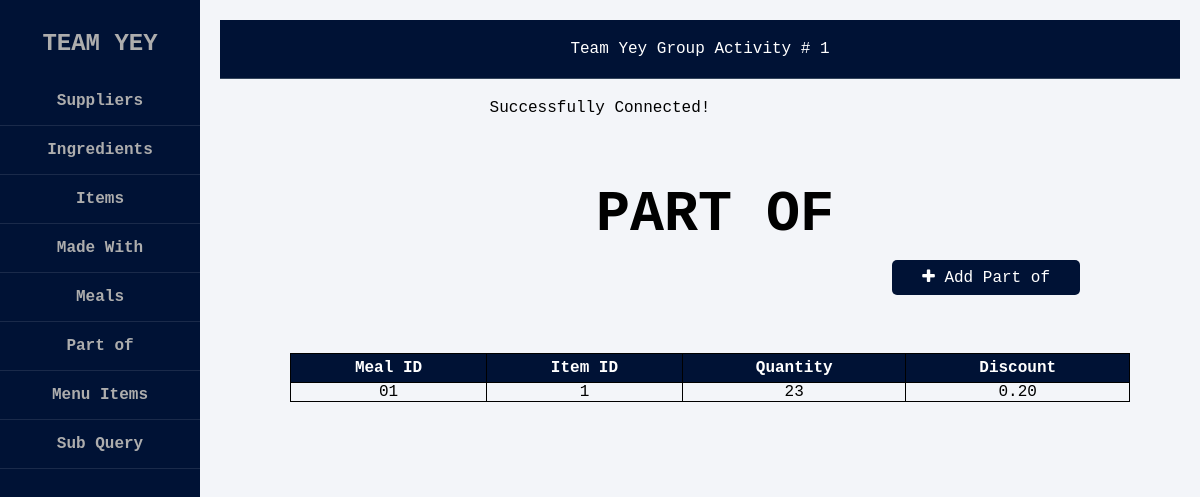
Screenshot of /partof.php with the database file from the repository.
### tables this page shows
CREATE TABLE `partof` (
  `mealid_FK` char(5) NOT NULL,
  `itemid_FK` char(5) NOT NULL,
  `quantity` int(30) NOT NULL,
  `discount` decimal(2,2) NOT NULL
);

### partof.php (the view, shortened to what this page needs)
<?php
    include ("homepage.php");
	require_once("connection.php");
    $sql = "SELECT * FROM partof";
    $result = mysqli_query($conn, $sql);
?>
<!DOCTYPE html>
<html lang="en">
<head>
    <link rel="stylesheet" href="https://cdnjs.cloudflare.com/ajax/libs/font-awesome/4.7.0/css/font-awesome.min.css">
    <link href="suppliers.css" rel="stylesheet" type="text/css">
</head>
<body>
<div class="sidebar">
<br>
<br>
    <h1>PART OF</h1>
    <a href ="add_partof.php"> <button class="button button1"><i class="fa fa-plus"></i> Add Part of</button></a><br><br><br>
    <center>
    <table style = "width: 70%;">
        <tr>
	        <th>Meal ID</th>
	        <th>Item ID</th>
            <th>Quantity</th>
            <th>Discount</th>
        </tr>
        <?php
            while($partof = mysqli_fetch_assoc($result)){
        ?>
        <tr>
            <td><?php echo $partof["mealid_FK"]; ?></td>
            <td><?php echo $partof["itemid_FK"]; ?></td>
            <td><?php echo $partof["quantity"]; ?></td>
            <td><?php echo $partof["discount"]; ?></td>
        </tr>
        <?php
                }
	    ?>
    </table>
    </center>
</div>
</body>
</html>

### index.css (style rules this page uses)
* { margin: 0; padding: 0; box-sizing: border-box; list-style: none; text-decoration: none; font-family: 'Century Gothic', monospace; }
body { background-color: #f3f5f9; }
.sidebar { display: flex; flex-direction: column; justify-content: flex-start; text-align: center; height: 100%; padding-top: 30px; overflow-y: auto; z-index: 1; transition: width 0.3s ease; }

### suppliers.css (style rules this page uses)
body { text-align: center; }
h1 { display: flex; justify-content: center; margin-left: 230px; font-size: 1.5cm; }
.button { border: none; color: white; text-align: center; text-decoration: none; display: inline-block; font-size: 16px; margin: 4px 2px; transition-duration: 0.5s; cursor: pointer; border-radius: 5px; }
.button1 { background-color: #001235; color: white; float: right; margin-right: 120px; padding: 8px 30px; margin-top: 13px; }
table { border: .5px solid rgb(0, 0, 0); border-collapse: collapse; margin-left: 220px; padding: 5px 0px 5px 0px; text-align: center; }
tr, td { border: .5px solid rgb(0, 0, 0); border-collapse: collapse; margin-left: 230px; text-align: center; }
th { border: .5px solid rgb(0, 0, 0); border-collapse: collapse; margin-left: 220px; padding: 5px 0px 5px 0px; text-align: center; color: #ffffff; background-color: #001235; }

### rows the page displays
partof: mealid_FK "01", itemid_FK "1", quantity "23", discount "0.20"
